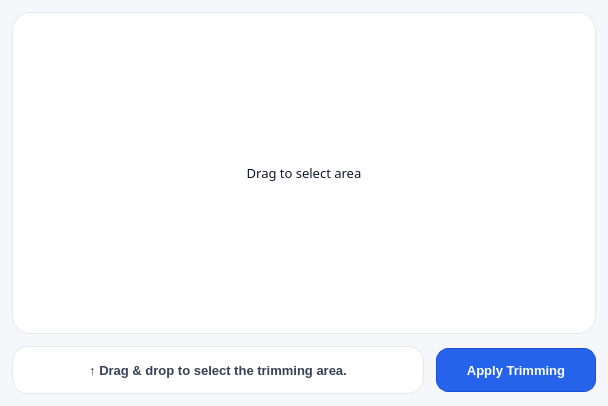
<?xml version="1.0" encoding="UTF-8"?>
<ui version="4.0">
 <class>TrimmingWindow</class>
 <widget class="QWidget" name="TrimmingWindow">
  <property name="geometry">
   <rect>
    <x>0</x>
    <y>0</y>
    <width>608</width>
    <height>406</height>
   </rect>
  </property>
  <property name="windowTitle">
   <string>Trimming</string>
  </property>
  <property name="font">
   <font>
    <family>Noto Sans JP</family>
    <pointsize>10</pointsize>
   </font>
  </property>

  <!-- ======= STYLE (match MainWindow) ======= -->
  <property name="styleSheet">
   <string notr="true">
QWidget{
  font-family: "Noto Sans JP";
  font-size: 10pt;
  color: #0F172A;
  background: #F6F7FB;
}

/* Image preview card */
QLabel#labelImageToBeCropped{
  background: #FFFFFF;
  border: 1px solid #E5E7EB;
  border-radius: 18px;
  padding: 8px;
}

/* Instruction card */
QLabel#label{
  background: #FFFFFF;
  border: 1px solid #E5E7EB;
  border-radius: 16px;
  padding: 10px 12px;
  color: #334155;           /* slate-700 */
}

/* Buttons */
QPushButton{
  background: #111827;
  color: #FFFFFF;
  border: 1px solid #111827;
  border-radius: 12px;
  padding: 10px 14px;
  font-weight: 700;
}
QPushButton:hover{ background:#0B1220; }
QPushButton:pressed{ background:#000000; }

/* Primary action */
QPushButton#pushButtonApplyTrimming{
  background: #2563EB;
  border-color: #1D4ED8;
}
QPushButton#pushButtonApplyTrimming:hover{
  background:#1D4ED8;
}
   </string>
  </property>

  <layout class="QVBoxLayout" name="verticalLayoutRoot">
   <property name="spacing">
    <number>12</number>
   </property>
   <property name="leftMargin">
    <number>12</number>
   </property>
   <property name="topMargin">
    <number>12</number>
   </property>
   <property name="rightMargin">
    <number>12</number>
   </property>
   <property name="bottomMargin">
    <number>12</number>
   </property>

   <item>
    <widget class="QLabel" name="labelImageToBeCropped">
     <property name="sizePolicy">
      <sizepolicy hsizetype="Expanding" vsizetype="Expanding">
       <horstretch>1</horstretch>
       <verstretch>1</verstretch>
      </sizepolicy>
     </property>
     <property name="minimumSize">
      <size>
       <width>320</width>
       <height>200</height>
      </size>
     </property>
     <property name="frameShape">
      <enum>QFrame::Shape::NoFrame</enum>
     </property>
     <property name="text">
      <string>Drag to select area</string>
     </property>
     <property name="alignment">
      <set>Qt::AlignmentFlag::AlignCenter</set>
     </property>
    </widget>
   </item>

   <item>
    <layout class="QHBoxLayout" name="horizontalLayoutBottom">
     <property name="spacing">
      <number>12</number>
     </property>

     <item>
      <widget class="QLabel" name="label">
       <property name="sizePolicy">
        <sizepolicy hsizetype="Expanding" vsizetype="Fixed">
         <horstretch>1</horstretch>
         <verstretch>0</verstretch>
        </sizepolicy>
       </property>
       <property name="minimumSize">
        <size>
         <width>0</width>
         <height>48</height>
        </size>
       </property>
       <property name="font">
        <font>
         <pointsize>11</pointsize>
         <bold>true</bold>
        </font>
       </property>
       <property name="frameShape">
        <enum>QFrame::Shape::NoFrame</enum>
       </property>
       <property name="frameShadow">
        <enum>QFrame::Shadow::Plain</enum>
       </property>
       <property name="text">
        <string>↑ Drag &amp; drop to select the trimming area.</string>
       </property>
       <property name="alignment">
        <set>Qt::AlignmentFlag::AlignCenter</set>
       </property>
       <property name="wordWrap">
        <bool>true</bool>
       </property>
      </widget>
     </item>

     <item>
      <widget class="QPushButton" name="pushButtonApplyTrimming">
       <property name="sizePolicy">
        <sizepolicy hsizetype="Fixed" vsizetype="Fixed">
         <horstretch>0</horstretch>
         <verstretch>0</verstretch>
        </sizepolicy>
       </property>
       <property name="minimumSize">
        <size>
         <width>160</width>
         <height>44</height>
        </size>
       </property>
       <property name="font">
        <font>
         <pointsize>13</pointsize>
         <bold>true</bold>
        </font>
       </property>
       <property name="text">
        <string>Apply Trimming</string>
       </property>
      </widget>
     </item>

    </layout>
   </item>
  </layout>
 </widget>
 <resources/>
 <connections/>
</ui>
